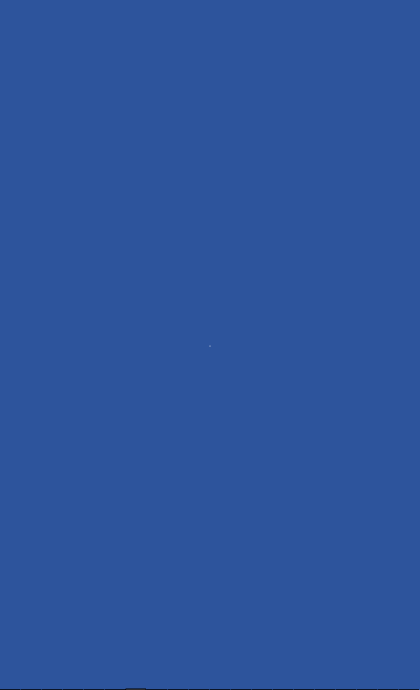
Frame 1 (no input)
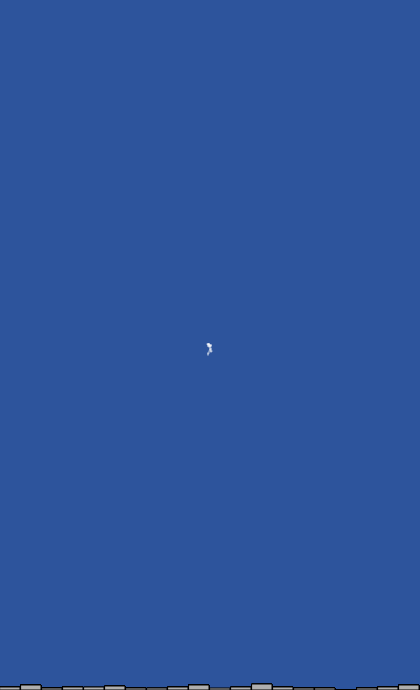
Frame 60 (no input)
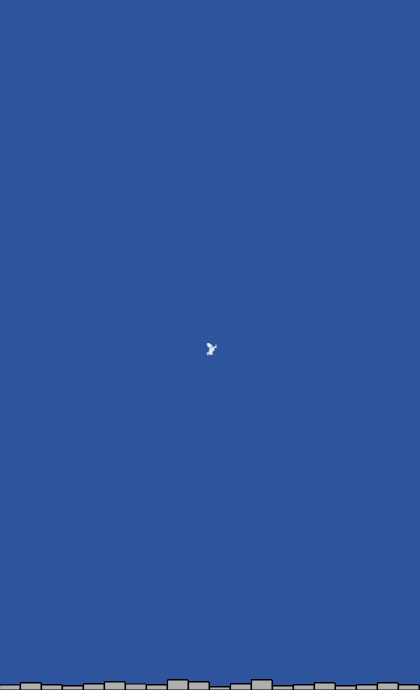
Frame 120 (the mouse pressed at the canvas centre since frame 60)

The p5.js sketch that drew these frames (run headless with seeded random() and noise() and a simulated clock; from frame 60 on, the mouse is pressed at the canvas centre):

// p5.js sketch
// ── sketch.js
let walker;
let total = 20;
let randomCounts = Array.from({ length: total }, (v, i) => 0);

function setup() {
  createCanvas(420, 690);
  background('#2d549c');
  walker = new Walker(); // Create a new Walker object

  bookComments();
}

function draw() {
  // Call the step method on the walker object
  walker.step();
  walker.show(); // Call the show method to display the walker
  drawBars();
}

function drawBars() {
  let index = floor(random(randomCounts.length));
  randomCounts[index]++;

  stroke(0);
  fill(175);
  let w = width / randomCounts.length;

  for (let x = 0; x < randomCounts.length; x++) {
    rect(x * w, height - randomCounts[x], w - 1, randomCounts[x]);
  }
}

class Walker {
  // Objects have a constructor where they are initialized.
  constructor() {
    // Objects have data.
    this.x = width / 2;
    this.y = height / 2;
  }

  // Objects have methods.
  show() {
    stroke(255);
    point(this.x, this.y);
    // console.debug(`Walker is at (${this.x}, ${this.y})`);
  }

  /**
   * 
   * @param {Function} fn - the step function that defines how the walker moves.
   */
  step(fn) {
    if (fn) {
      console.debug("Using provided step function");
      fn();
      return;
    }


    // {!1} 0, 1, 2, or 3. The random choice determines the step.
    let choice = floor(random(4));
    if (choice === 0) {
      this.x++;
    } else if (choice === 1) {
      this.x--;
    } else if (choice === 2) {
      this.y++;
    } else {
      this.y--;
    }
  }

  stepWithTendendcyTowardsBottomRight() {
    let xstep = random(-2.75, 3);
    let ystep = random(-2.75, 3);
    this.x += xstep;
    this.y += ystep;
  }

  stepEightWays() {
    //{!2} Yields –1, 0, or 1
    let xstep = floor(random(3)) - 1;
    let ystep = floor(random(3)) - 1;
    this.x += xstep;
    this.y += ystep;
  }

  stepRealNumbers() {
    //{!3} Yields a random number between -1 and 1
    let xstep = random(-1, 1);
    let ystep = random(-1, 1);
    this.x += xstep;
    this.y += ystep;
  }
}

function bookComments() {
  const drawAceProbability = 4 / 52;
  console.log(`Probability of drawing an ace: ${drawAceProbability}`);
  const drawAceThrice = drawAceProbability * drawAceProbability * drawAceProbability;
  console.log(`\t 3 times in a row: ${drawAceThrice}`);
  console.log(`\t 3 times in a row[using Math.pow(*, )]: ${Math.pow(drawAceProbability, 3)}`);

  const drawAceFourTimes = drawAceProbability ** 4;
  console.log(`\t 4 times in a row: ${drawAceFourTimes}`);

  const cards = Array.from({ length: 52 }, (_, i) => {
    const suit = ['Hearts', 'Diamonds', 'Clubs', 'Spades'][Math.floor(i / 13)];
    const rank = (i % 13) + 1;
    // named ranks: 1 = Ace, 11 = Jack, 12 = Queen, 13 = King 
    const name = rank === 1 ? 'Ace' :
      rank === 11 ? 'Jack' :
        rank === 12 ? 'Queen' :
          rank === 13 ? 'King' : rank;

    return {
      index: i,
      suit,
      rank,
      name,
      key: `${rank}_${suit}`,
    };
  });

  const randomCard = random(cards);
  print(`Random card drawn:`, randomCard);


  const coinTossProbability = 1 / 2;
  console.log(`Probability of tossing a coin and getting heads: ${coinTossProbability}`);
  const coinTossProbabilityThrice = coinTossProbability ** 3;
  console.log(`\t 3 times in a row: ${coinTossProbabilityThrice}`);

  const probability = 0.1; // 10% chance of success
  const r = random(1); // Generate a random number between 0 and 1

  if (r < probability) {
    console.log(`SING! Random number ${r} is less than ${probability}`);
  } else if (r < 0.7) {
    console.log(`SHOUT! Random number ${r} is between ${probability} and 0.7`);
  } else {
    console.log(`DANCE! Random number ${r} is greater than or equal to 0.7`);
  }
}
